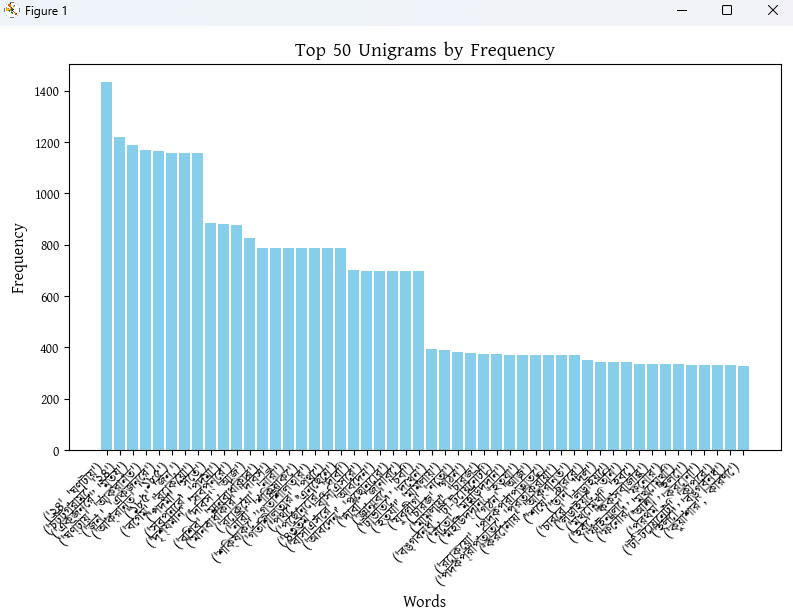

Python code for this plot:
import pandas as pd
import sys
import matplotlib.pyplot as plt


sys.stdout.reconfigure(encoding='utf-8')


plt.rcParams['font.family'] = 'kalpurush'


def read_unigram_csv(file_name):
    df = pd.read_csv(file_name)  
    unigram_dict = dict(zip(df['Bigram'], df['Count']))  
    return unigram_dict


def plot_histogram(unigram_dict, top_n=50):
    sorted_unigrams = sorted(unigram_dict.items(), key=lambda item: item[1], reverse=True)[:top_n]
    words, counts = zip(*sorted_unigrams) 
    plt.figure(figsize=(8, 6))  
    plt.bar(words, counts, color='skyblue')  
    plt.title(f"Top {top_n} Unigrams by Frequency", fontsize=14)
    plt.xlabel("Words", fontsize=12)
    plt.ylabel("Frequency", fontsize=12)
    plt.xticks(rotation=45, ha='right')  
    plt.tight_layout()  
    plt.show() 


def main():
    file_name = 'bigram.csv'  
    unigram_dict = read_unigram_csv(file_name)  
    plot_histogram(unigram_dict, top_n=50)  

# Entry point of the script
if __name__ == "__main__":
    main()
